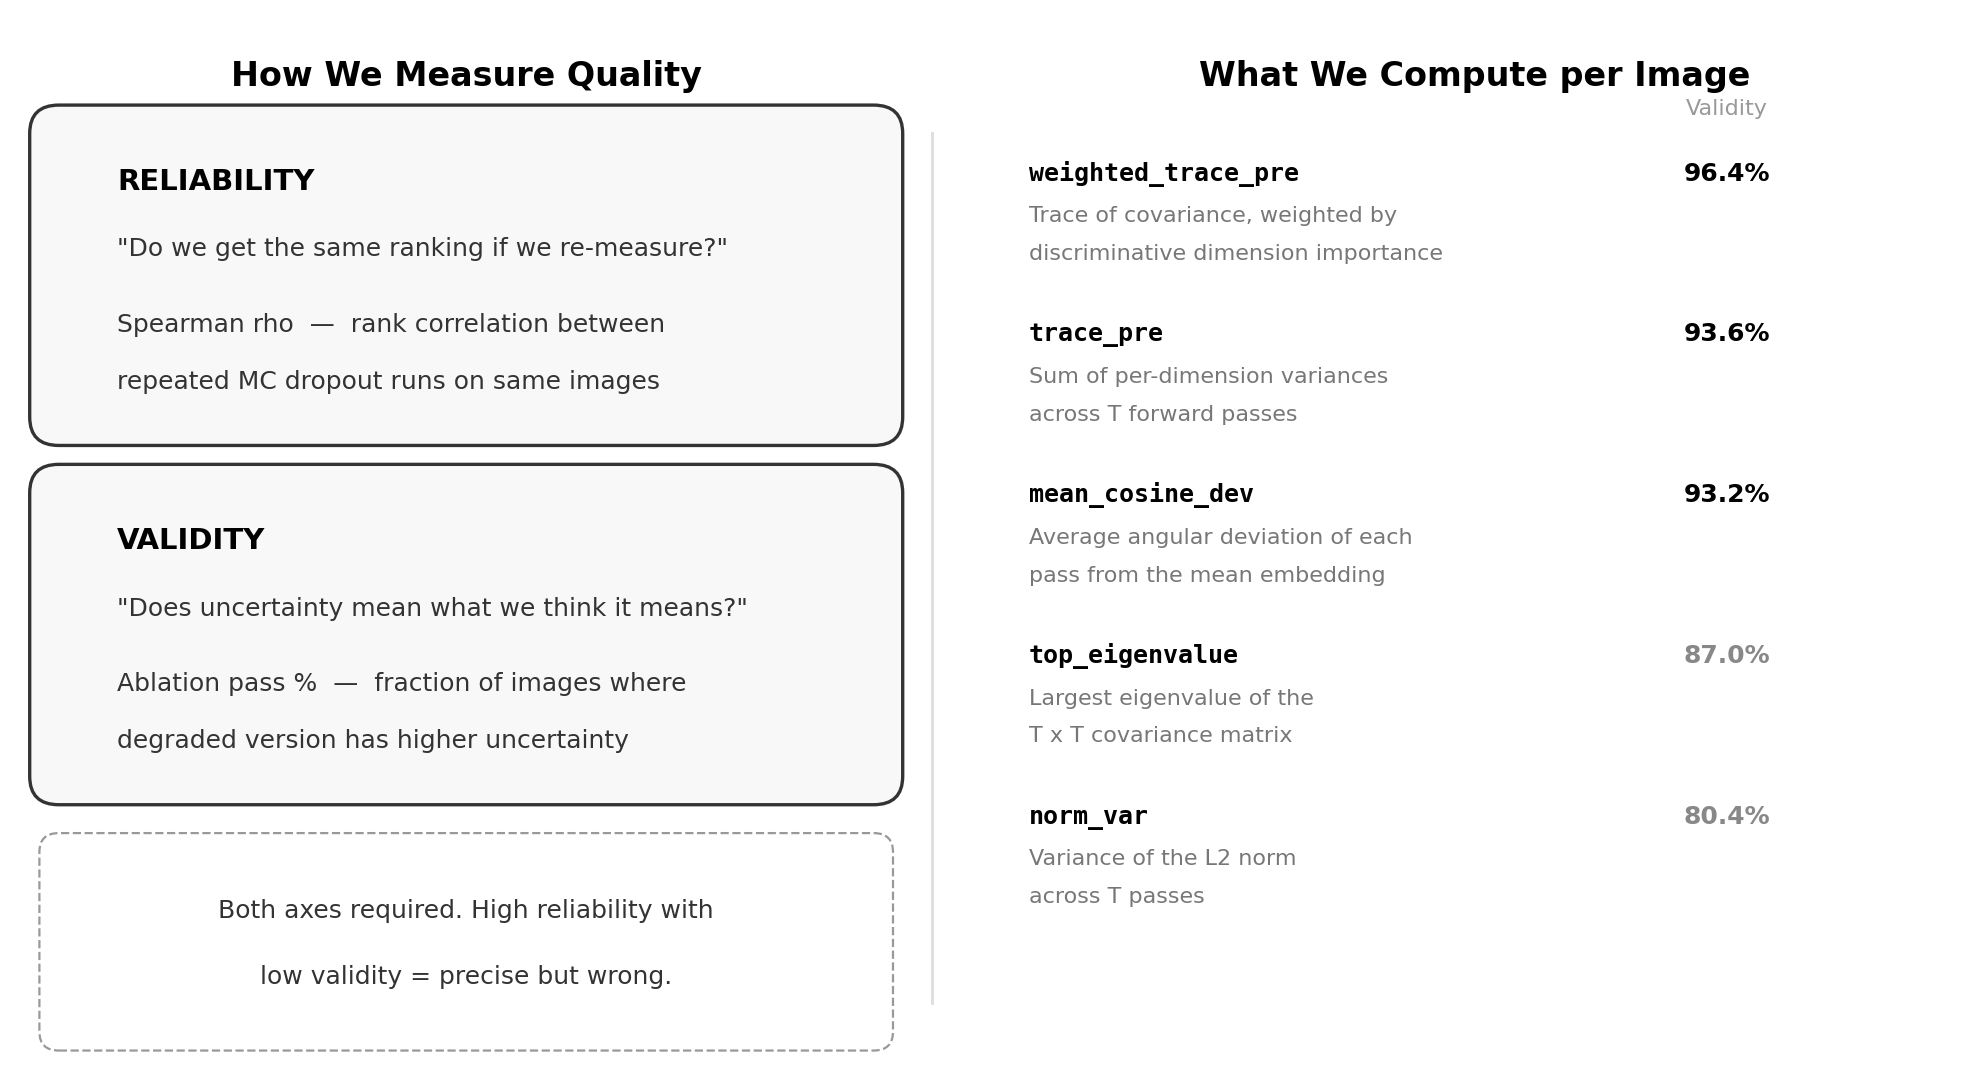

Recreate this plot in Python.
"""Metric taxonomy: shows the two axes (reliability vs validity)
and the key uncertainty metrics with brief definitions.
"""
import matplotlib
matplotlib.use('Agg')
import matplotlib.pyplot as plt
from matplotlib.patches import FancyBboxPatch

fig, ax = plt.subplots(figsize=(10, 5.5))
fig.patch.set_facecolor('white')
ax.set_facecolor('white')
ax.set_xlim(0, 10)
ax.set_ylim(0, 5.5)
ax.axis('off')

FONT_TITLE = {'fontsize': 12, 'fontfamily': 'sans-serif', 'fontweight': 'bold', 'color': '#000000'}
FONT_HEAD = {'fontsize': 10.5, 'fontfamily': 'sans-serif', 'fontweight': 'bold', 'color': '#000000'}
FONT_BODY = {'fontsize': 9, 'fontfamily': 'sans-serif', 'color': '#333333'}
FONT_SMALL = {'fontsize': 8, 'fontfamily': 'sans-serif', 'color': '#777777'}

# ─── LEFT COLUMN: Quality Axes ───
ax.text(2.3, 5.2, 'How We Measure Quality', ha='center', va='center', **FONT_TITLE)

# Reliability box
ax.add_patch(FancyBboxPatch((0.2, 3.4), 4.2, 1.5, boxstyle="round,pad=0.15",
             facecolor='#F8F8F8', edgecolor='#333333', linewidth=1.2))
ax.text(0.5, 4.6, 'RELIABILITY', **FONT_HEAD)
ax.text(0.5, 4.25, '"Do we get the same ranking if we re-measure?"', **FONT_BODY)
ax.text(0.5, 3.85, 'Spearman rho  —  rank correlation between', **FONT_BODY)
ax.text(0.5, 3.55, 'repeated MC dropout runs on same images', **FONT_BODY)

# Validity box
ax.add_patch(FancyBboxPatch((0.2, 1.5), 4.2, 1.5, boxstyle="round,pad=0.15",
             facecolor='#F8F8F8', edgecolor='#333333', linewidth=1.2))
ax.text(0.5, 2.7, 'VALIDITY', **FONT_HEAD)
ax.text(0.5, 2.35, '"Does uncertainty mean what we think it means?"', **FONT_BODY)
ax.text(0.5, 1.95, 'Ablation pass %  —  fraction of images where', **FONT_BODY)
ax.text(0.5, 1.65, 'degraded version has higher uncertainty', **FONT_BODY)

# Key insight
ax.add_patch(FancyBboxPatch((0.2, 0.15), 4.2, 0.95, boxstyle="round,pad=0.1",
             facecolor='white', edgecolor='#999999', linewidth=0.8, linestyle='--'))
ax.text(2.3, 0.75, 'Both axes required. High reliability with', ha='center', **FONT_BODY)
ax.text(2.3, 0.4, 'low validity = precise but wrong.', ha='center', **FONT_BODY)

# ─── RIGHT COLUMN: Uncertainty Metrics ───
ax.text(7.5, 5.2, 'What We Compute per Image', ha='center', va='center', **FONT_TITLE)

metrics = [
    ('weighted_trace_pre', '96.4%', 'Trace of covariance, weighted by\ndiscriminative dimension importance'),
    ('trace_pre', '93.6%', 'Sum of per-dimension variances\nacross T forward passes'),
    ('mean_cosine_dev', '93.2%', 'Average angular deviation of each\npass from the mean embedding'),
    ('top_eigenvalue', '87.0%', 'Largest eigenvalue of the\nT x T covariance matrix'),
    ('norm_var', '80.4%', 'Variance of the L2 norm\nacross T passes'),
]

y = 4.65
for name, val, desc in metrics:
    # Metric name
    ax.text(5.2, y, name, fontsize=9, fontfamily='monospace', fontweight='bold', color='#000000')
    # Validity badge
    ax.text(8.8, y, val, fontsize=9, fontfamily='sans-serif', fontweight='bold',
            color='black' if float(val[:-1]) >= 90 else '#888888', ha='center')
    # Description
    lines = desc.split('\n')
    for i, line in enumerate(lines):
        ax.text(5.2, y - 0.22 - i * 0.2, line, **FONT_SMALL)
    y -= 0.85

# Column header
ax.text(8.8, 5.0, 'Validity', fontsize=8, fontfamily='sans-serif', color='#999999', ha='center')

# Separator
ax.plot([4.7, 4.7], [0.3, 4.9], color='#DDDDDD', linewidth=1)

plt.tight_layout()
plt.savefig('/sessions/confident-hopeful-noether/charts/chart_metric_taxonomy.png', dpi=200,
            bbox_inches='tight', facecolor='white', edgecolor='none')
plt.close()
print("Saved chart_metric_taxonomy.png")
